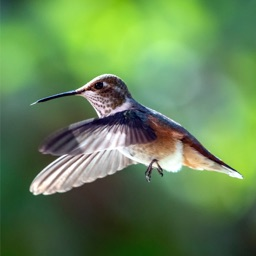
%> input picture Year 3 Fall 2020/CS 559/Assignments/Assignment 2/Photos/Bird.jpg, 256 x 256 px
$ octave Prob5.m   (GNU Octave 9; MATLAB toolbox functions it lacks are replaced by stand-ins)
%> lines starting %> are read from the running program, lines starting %| are printed output that depends on the picture; in (x1, y1, x2, y2) boxes, pixels count from 0 and x2, y2 are one past the last pixel; in counts of white or black regions, pixels touching at a corner belong together; the program's own positions count from 1
### Undergraduate/Year 3 Fall 2020/CS 559/Assignments/Assignment 2/Matlab/bilinearInterpl.m
function B = bilinearInterpl(A, k)

    % recursion for colored images
    if (size(A,3) == 3)
        B = uint8(zeros(size(A,1)*k, size(A,2)*k,3));
        B(:,:,1) = bilinearInterpl(A(:,:,1), k);
        B(:,:,2) = bilinearInterpl(A(:,:,2), k);
        B(:,:,3) = bilinearInterpl(A(:,:,3), k);
        return
    end

    B = uint8(zeros(size(A,1)*k, size(A,2)*k));
    H = size(A,1);
    W = size(A,2);
    kH = k*H;
    kW = k*W;

    % mapping function
    for i = 1 : H
        for j = 1 : W
            B(k*i,k*j) = A(i,j);
        end
    end

    % rows
    for i = k : kH
        leftVal = 0;
        rightVal = 0;
        % finds row with mapped pixels
        if (mod(i,k) == 0)
            for j = k : kW
                % finds mapped pixels
                if (mod(j,k) == 0)
                    leftVal = j;
                    rightVal = j + k;
                else
                   distance = ( double(B(i, rightVal)) - double(B(i, leftVal)) )/ k;
                   B(i, j) = uint8(floor(double(B(i ,(j-1))) + distance));
                end
            end
        end
    end

    % columns
    for j = k : kW
        topVal = 0;
        bottomVal = 0;
        for i = k : kH
            % finds completed rows from linear interpl (row loop)
            if (mod(i,k) == 0)
                topVal = i;
                bottomVal = i + k;
            else
                distance = ( double(B(bottomVal,j)) - double(B(topVal,j)) )/ k;
                B(i,j) = uint8(floor(double(B((i-1),j)) + distance));
            end
        end
    end

    % padding for top rows
    for i = 1 : (k - 1)
        B(i,:) = B(k,:);
    end

    % padding for left columns
    for j = 1 : (k - 1)
        B(:,j) = B(:,k);
    end

end

### Year 3 Fall 2020/CS 559/Assignments/Assignment 2/Matlab/Prob5.m
clear
close all

figure(1)
A = imread('..\Photos\Bird.jpg');
%> A is the input picture: size 256x256x3 uint8; mean R, G, B 99.8, 133.1, 83.7
imshow(A)

figure(2)
B = bilinearInterpl(A, 3);
%> after the loop in bilinearInterpl (call 2), `for i = 1 : (k - 1)`: B: size 768x768 uint8; min 0, max 255, mean 99
%> after the loop in bilinearInterpl (call 2), `for j = 1 : (k - 1)`: B: size 768x768 uint8; min 0, max 255, mean 99.2
%> in bilinearInterpl, `B(:,:,1) = bilinearInterpl(A(:,:,1), k);`:
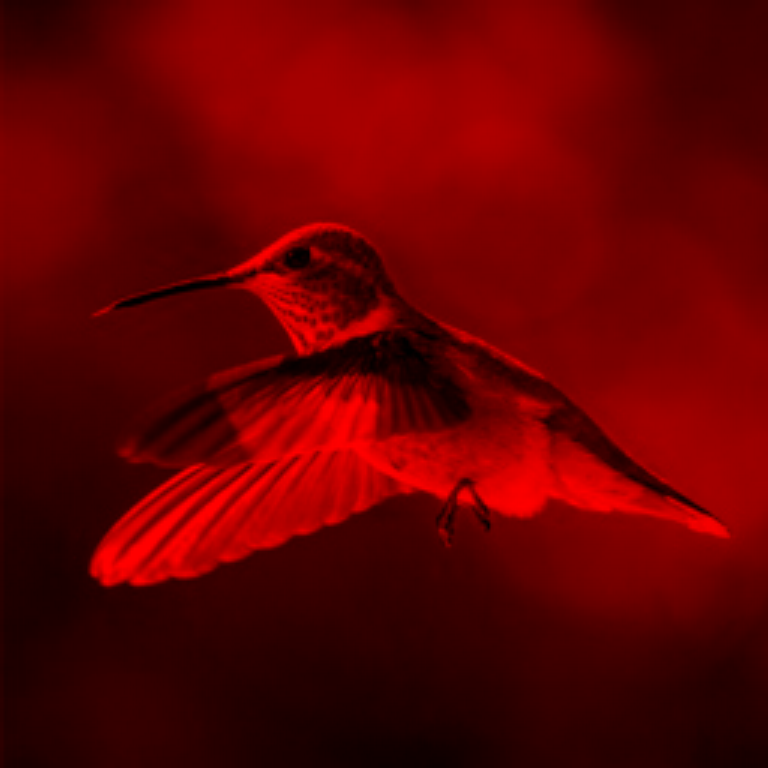
%> B: size 768x768x3 uint8; mean R, G, B 99.2, 0, 0
%> call 3 of bilinearInterpl, with k = 3
%> after the loop in bilinearInterpl (call 3), `for i = k : kH`: distance = -0.333
%> after the loop in bilinearInterpl (call 3), `for j = k : kW`: distance = 0
%> after the loop in bilinearInterpl (call 3), `for i = 1 : (k - 1)`: B: size 768x768 uint8; min 0, max 255, mean 132.3
%> after the loop in bilinearInterpl (call 3), `for j = 1 : (k - 1)`:
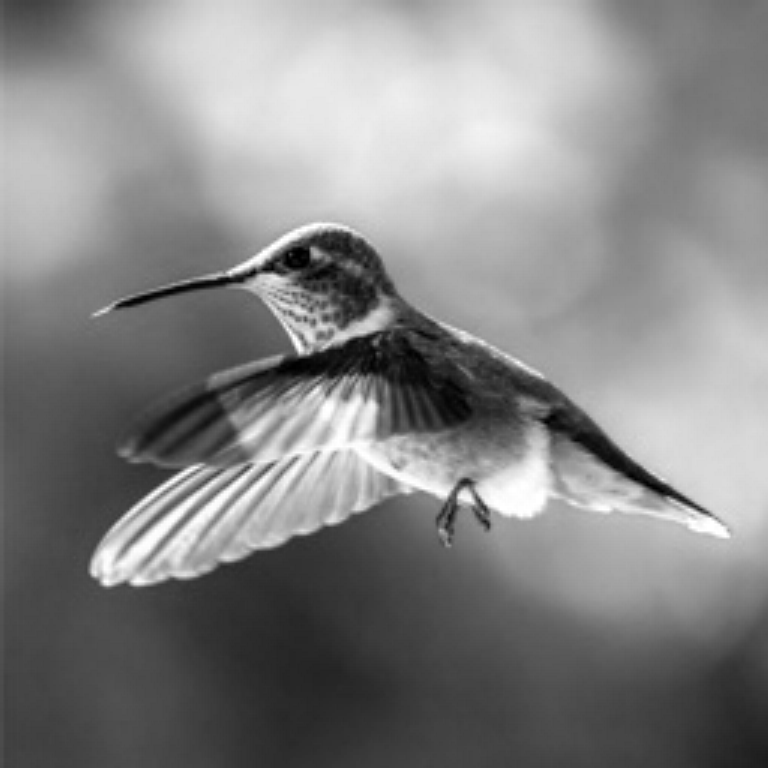
%> B: size 768x768 uint8; min 0, max 255, mean 132.6
%> in bilinearInterpl, `B(:,:,2) = bilinearInterpl(A(:,:,2), k);`:
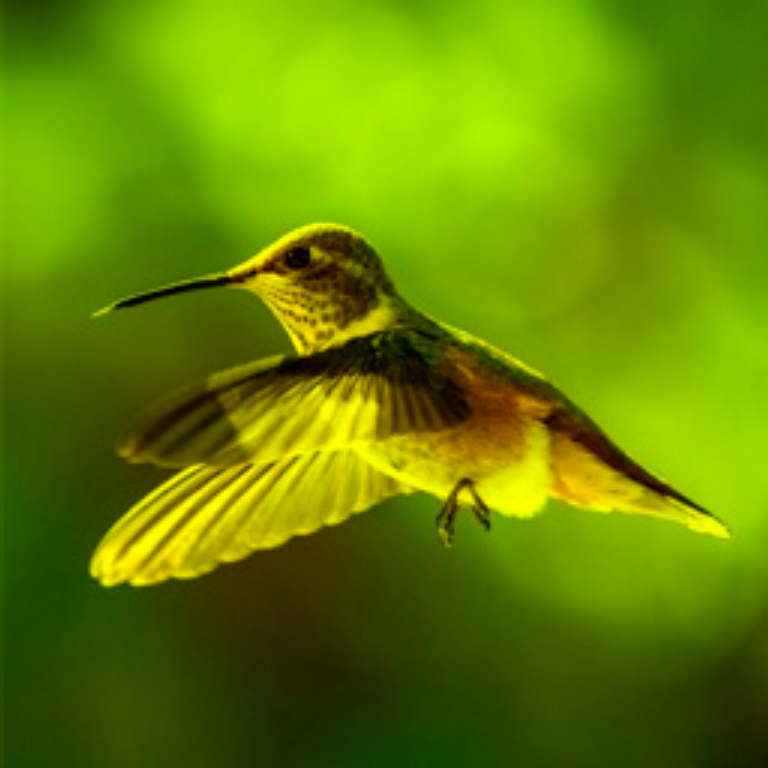
%> B: size 768x768x3 uint8; mean R, G, B 99.2, 132.6, 0
%> call 4 of bilinearInterpl, with k = 3
%> after the loop in bilinearInterpl (call 4), `for i = k : kH`: distance = -0.333
%> after the loop in bilinearInterpl (call 4), `for j = k : kW`:
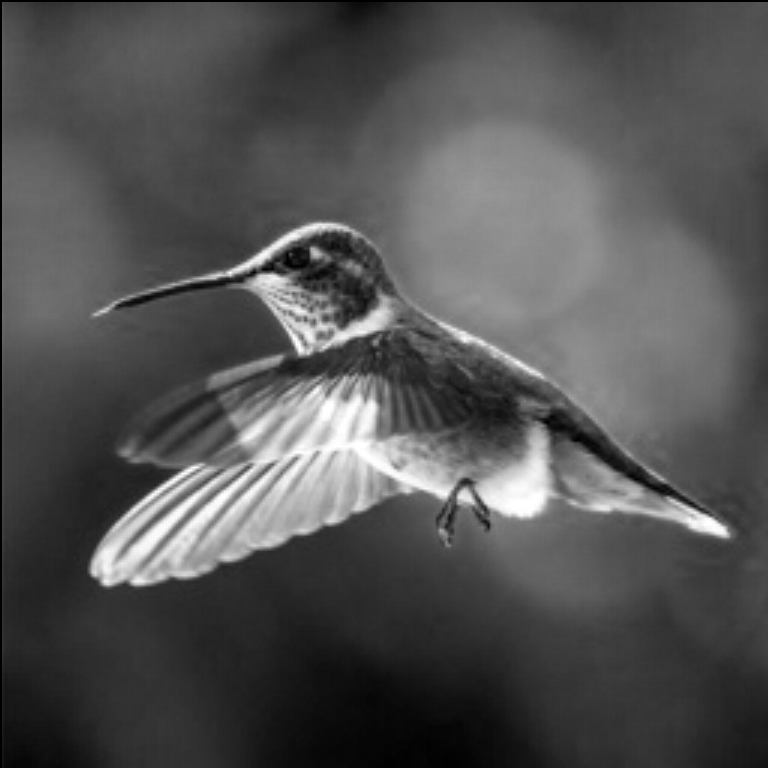
%> B: size 768x768 uint8; min 0, max 255, mean 82.8
%> after the loop in bilinearInterpl (call 4), `for i = 1 : (k - 1)`:
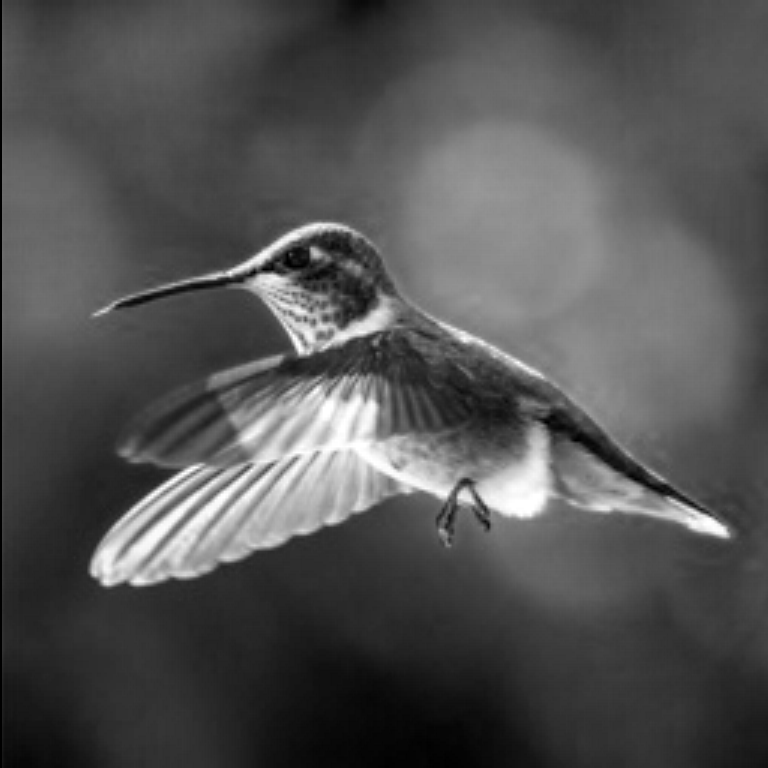
%> B: size 768x768 uint8; 0.26% of pixels changed, all inside (x1, y1, x2, y2) = (2, 0, 768, 2)
%> after the loop in bilinearInterpl (call 4), `for j = 1 : (k - 1)`:
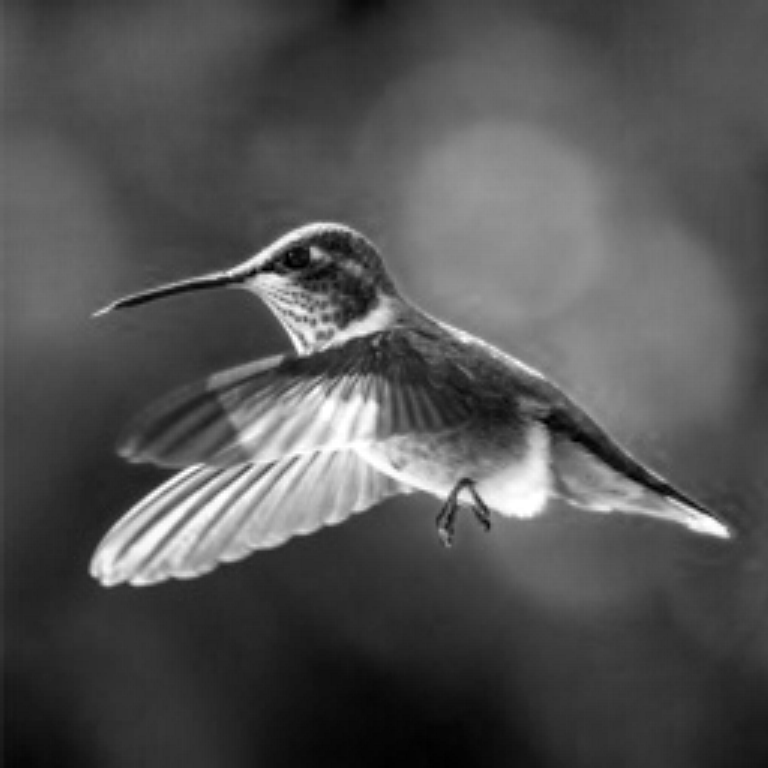
%> B: size 768x768 uint8; 0.26% of pixels changed, all inside (x1, y1, x2, y2) = (0, 0, 2, 768)
%> in bilinearInterpl, `B(:,:,3) = bilinearInterpl(A(:,:,3), k);`:
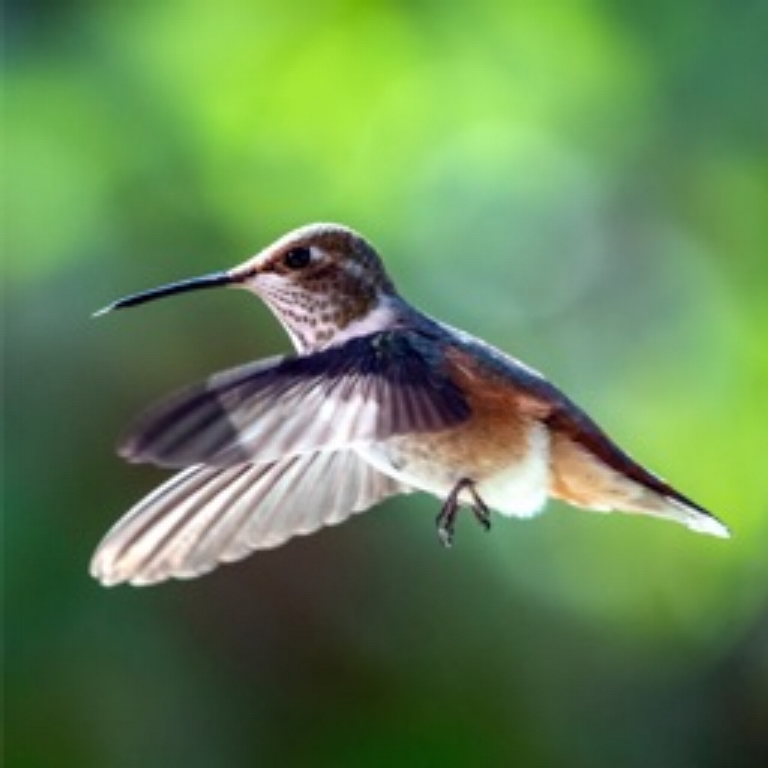
%> B: size 768x768x3 uint8; mean R, G, B 99.2, 132.6, 83.2
imshow(B)

figure(3)
C = imresize(A, 3, 'bilinear');
imshow(C)
